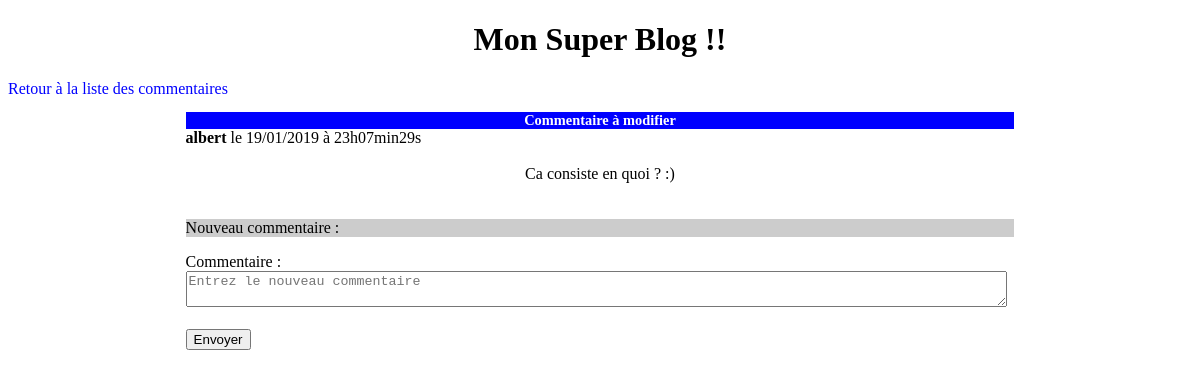
/index.php?action=changeView&postId=2&id=35, run on the app's committed database.
### tables this page shows
CREATE TABLE `comments` (
  `id` int(11) NOT NULL,
  `post_id` int(11) NOT NULL,
  `author` varchar(255) NOT NULL,
  `comment` text NOT NULL,
  `comment_date` datetime NOT NULL
);

### controller/frontend.php (called while the page is built, shortened)
<?php
require_once('model/CommentManager.php');
function changePage($id, $postId)
{
  $commentManager = new  \Quentin\Blog\Model\CommentManager();
  $request1 = $commentManager->changePage($id,$postId);
  require ('view/frontend/changeCommentView.php');
}

### model/CommentManager.php (called while the page is built, shortened)
<?php
class CommentManager extends Manager
{
public function changePage($id,$postId)
{
 $db = $this->dbConnect();
 $request1 = $db->prepare('SELECT id, post_id, author, comment, DATE_FORMAT(comment_date, \'%d/%m/%Y à %Hh%imin%ss\') AS date_fr2 FROM comments WHERE id = ? ORDER BY id DESC LIMIT 0,5');
 $request1->execute(array($id));
 return $request1;
 return $id;
 return $postId;
}
}

### view/frontend/changeCommentView.php (the view, shortened to what this page needs)
<?php
$lien = '<a href="index.php?action=post&id=' . $_GET['postId']  . '">Retour à la liste des commentaires</a>';
?>
<?php
while ($data1 = $request1->fetch())
{
     echo '<strong>' . htmlspecialchars($data1['author']) . '</strong>' . ' le ' . htmlspecialchars($data1['date_fr2']) . '<br><br><div class="center">' . htmlspecialchars($data1['comment']) . '</div><br><br>';
}
?>
<p>Nouveau commentaire : </p>
<form action="index.php?action=changeComment&amp;id=<?= $_GET['id'] ?>&amp;postId=<?= $_GET['postId'] ?>" method="post">
     <div>
          <label for="newComment">Commentaire : </label>
          <br>
          <textarea cols="100%" name="newComment" id="newComment" placeholder="Entrez le nouveau commentaire"></textarea>
     </div>
     <div>
          <br>
          <button type="submit">Envoyer</button>
     </div>
</form>
<?php
require('template.php'); ?>

### public/css/style.css (style rules this page uses)
.news p { background-color:#CCCCCC; margin-top:0px; }
a { text-decoration: none; color: blue; }
form { margin-bottom: 25px; }
.center, .test { text-align:center; }

### data on the page
comments: author "albert", date_fr2 "19/01/2019 à 23h07min29s", comment "Ca consiste en quoi ? :)"

### other printed values
$Subtitle "Commentaire à modifier"
